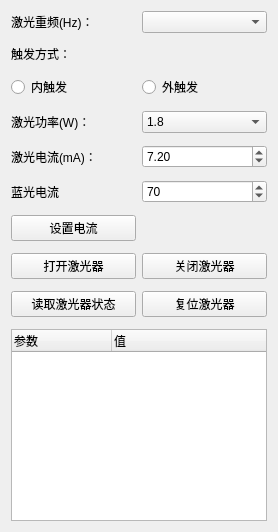
        <widget class="QWidget" name="tab_2">
         <attribute name="title">
          <string>Laser</string>
         </attribute>
         <layout class="QGridLayout" name="gridLayout">
          <property name="sizeConstraint">
           <enum>QLayout::SetDefaultConstraint</enum>
          </property>
          <property name="verticalSpacing">
           <number>12</number>
          </property>
          <item row="3" column="0">
           <widget class="QLabel" name="label_laserPower">
            <property name="text">
             <string>激光功率(W)：</string>
            </property>
           </widget>
          </item>
          <item row="13" column="0">
           <widget class="QPushButton" name="btn_laserReadInfo">
            <property name="text">
             <string>读取激光器状态</string>
            </property>
           </widget>
          </item>
          <item row="2" column="0">
           <widget class="QRadioButton" name="rbtn_triggerInside">
            <property name="text">
             <string>内触发</string>
            </property>
           </widget>
          </item>
          <item row="0" column="1">
           <widget class="QComboBox" name="comboBox_laserFreq">
            <property name="toolTip">
             <string>打开激光器时，才会设置新的重频</string>
            </property>
           </widget>
          </item>
          <item row="10" column="0">
           <widget class="QPushButton" name="btn_laserOpen">
            <property name="toolTip">
             <string>1. 设置外触发频率；2.打开激光器</string>
            </property>
            <property name="text">
             <string>打开激光器</string>
            </property>
           </widget>
          </item>
          <item row="1" column="0">
           <widget class="QLabel" name="label_triggerMode">
            <property name="text">
             <string>触发方式：</string>
            </property>
           </widget>
          </item>
          <item row="2" column="1">
           <widget class="QRadioButton" name="rbtn_triggerOutside">
            <property name="text">
             <string>外触发</string>
            </property>
           </widget>
          </item>
          <item row="14" column="0" colspan="2">
           <widget class="QTreeWidget" name="treeWidget_laser">
            <column>
             <property name="text">
              <string>参数</string>
             </property>
            </column>
            <column>
             <property name="text">
              <string>值</string>
             </property>
            </column>
           </widget>
          </item>
          <item row="3" column="1">
           <widget class="QComboBox" name="comboBox_laserPower">
            <property name="sizeAdjustPolicy">
             <enum>QComboBox::AdjustToMinimumContentsLength</enum>
            </property>
            <item>
             <property name="text">
              <string>1.8</string>
             </property>
            </item>
            <item>
             <property name="text">
              <string>4.5</string>
             </property>
            </item>
            <item>
             <property name="text">
              <string>7.6</string>
             </property>
            </item>
           </widget>
          </item>
          <item row="10" column="1">
           <widget class="QPushButton" name="btn_laserClose">
            <property name="text">
             <string>关闭激光器</string>
            </property>
           </widget>
          </item>
          <item row="8" column="0">
           <widget class="QPushButton" name="btn_laserSetCurrent">
            <property name="text">
             <string>设置电流</string>
            </property>
           </widget>
          </item>
          <item row="0" column="0">
           <widget class="QLabel" name="label_7">
            <property name="text">
             <string>激光重频(Hz)：</string>
            </property>
           </widget>
          </item>
          <item row="5" column="1">
           <widget class="QSpinBox" name="spinBox_laserBlueCurrent">
            <property name="maximum">
             <number>110</number>
            </property>
            <property name="value">
             <number>70</number>
            </property>
           </widget>
          </item>
          <item row="4" column="0">
           <widget class="QLabel" name="label_laserGreenCurrent">
            <property name="text">
             <string>激光电流(mA)：</string>
            </property>
           </widget>
          </item>
          <item row="5" column="0">
           <widget class="QLabel" name="label_laserBlueCurrent">
            <property name="text">
             <string>蓝光电流</string>
            </property>
           </widget>
          </item>
          <item row="4" column="1">
           <widget class="QDoubleSpinBox" name="doubleSpinBox_laserGreenCurrent">
            <property name="maximum">
             <double>9999.989999999999782</double>
            </property>
            <property name="value">
             <double>7.200000000000000</double>
            </property>
           </widget>
          </item>
          <item row="13" column="1">
           <widget class="QPushButton" name="btn_laserReset">
            <property name="text">
             <string>复位激光器</string>
            </property>
           </widget>
          </item>
         </layout>
        </widget>
